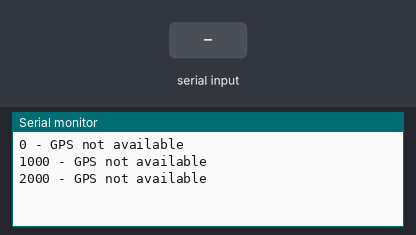
Bench run of a sketch on a simulated ESP8266 (Wemos D1 mini). Parts: the last lines printed to the serial monitor. The inputs (shaded band) are chosen by the test bench.

Above: at 2.8 s.
2.9 s: "1" received over the second serial link
At 3.5 s:
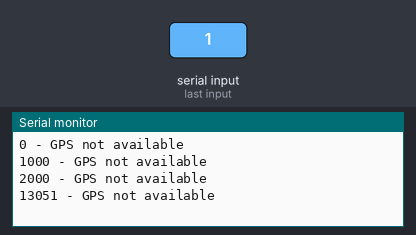
4.4 s: "0" received over the second serial link
At 5.7 s:
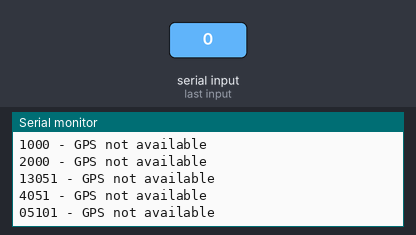
5.9 s: "2" received over the second serial link
At 7.0 s:
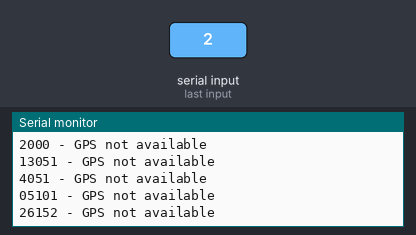
Timing chart, 0 to 8.9 s (numbered marks = the images above; inputs shaded):
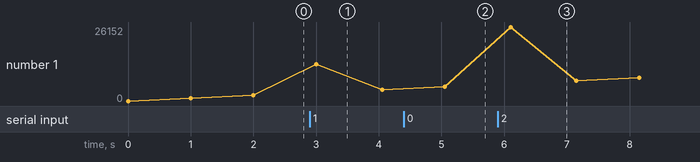

Measured:
- after the input at 2.9 s, the serial monitor: prints a new line after 0.10 s (image 1)
- after the input at 4.4 s, the serial monitor: prints a new line after 0.65 s (image 2)
- after the input at 5.9 s, the serial monitor: prints a new line after 0.20 s (image 3)
- plotted number 1: 2000 → 4051 after the input at 2.9 s, 4051 → 5101 after the input at 4.4 s, 5101 → 13154 after the input at 5.9 s

The sketch:

gps_serial.ino
```cpp
/**********************
 *                    *
 *   gps_serial.ino   *
 *                    *
 **********************
 *
 *  An example that shows how to read NMEA GPS data from a GY-GPS6MV2 device via serial software bus
 *
 *  Based on the Leantec tutorial: https://leantec.es/blog/54_Tutorial-Arduino--Modulo-GPS-GPS6MV2.html
 *  And some more info at: https://naylampmechatronics.com/blog/18_tutorial-modulo-gps-con-arduino.html
 *
 *  See my world at:
 *        _
 *       (_)___  _________ ___  _____
 *      / / __ \/ ___/ __ `__ \/ ___/
 *     / / /_/ / /  / / / / / / /__
 *  __/ /\____/_/  /_/ /_/ /_/\___/
 * /___/
 *
 *  @jormc
 *  http://www.jormc.es
 *  2018-10-07
 *
 *************************************************************************************************/

#include <SoftwareSerial.h>

// WEMOS (RX,TX) -> GPS (TX,RX)
SoftwareSerial gps(D4, D3);

char data=' ';

void setup()
{
  Serial.begin(115200);
  gps.begin(9600);
}

void loop()
{
  if(gps.available())
  {
    data=gps.read();
    Serial.print(data);
    delay (50);
  } else{
    Serial.printf("%d - GPS not available\n", millis());
    delay (1000);
  }
}
```
